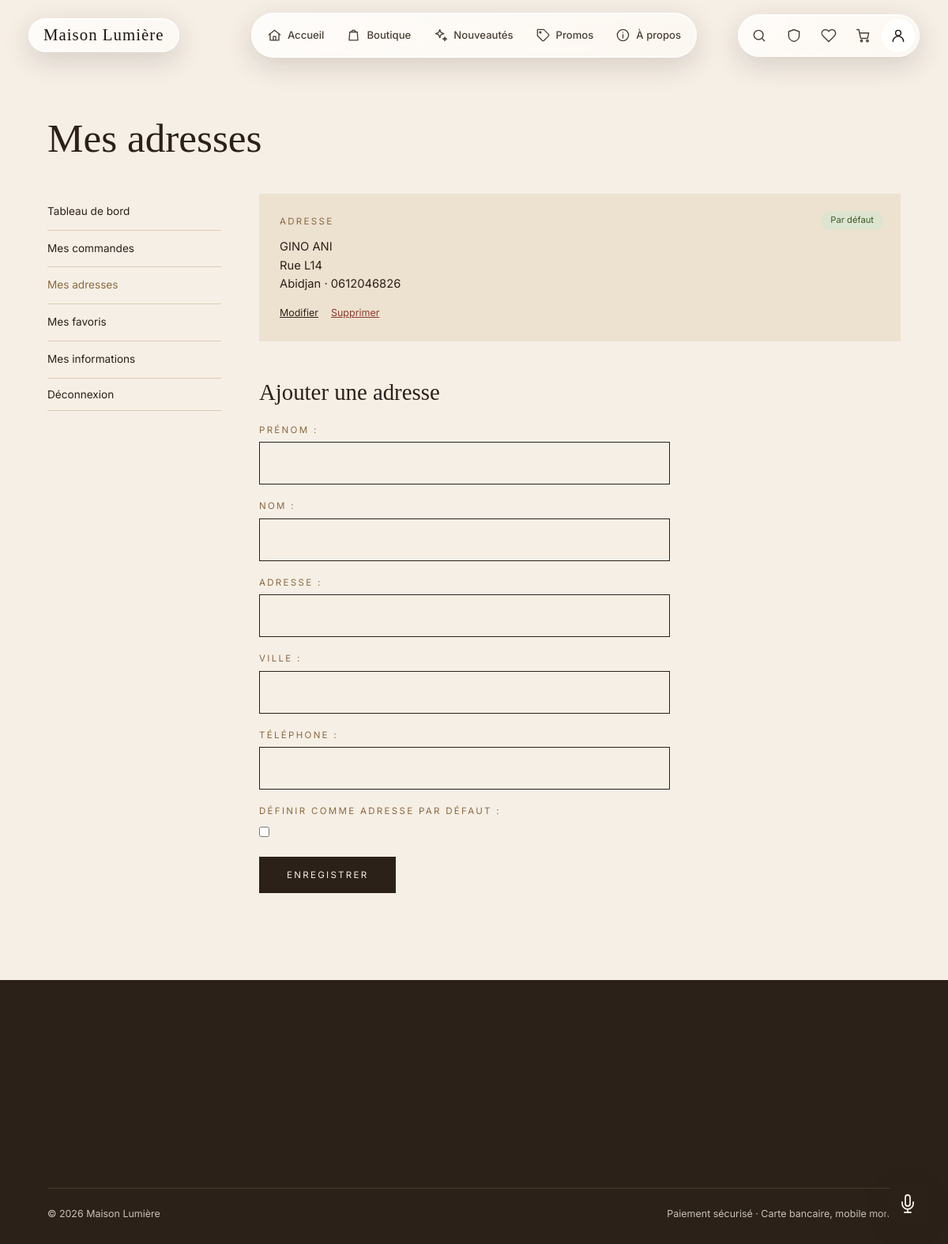
The app's page /compte/adresses/ (signed in) with its own data.
### utilisateurs/models.py (models this page shows, shortened)
class Adresse(models.Model):
    utilisateur = models.ForeignKey(
        settings.AUTH_USER_MODEL, on_delete=models.CASCADE, related_name='adresses'
    )
    prenom = models.CharField("prénom", max_length=100)
    nom = models.CharField(max_length=100)
    adresse = models.CharField(max_length=255)
    ville = models.CharField(max_length=100)
    telephone = models.CharField("téléphone", max_length=20)
    par_defaut = models.BooleanField("adresse par défaut", default=False)
    class Meta:
        verbose_name = "adresse"
        verbose_name_plural = "adresses"
        ordering = ['-par_defaut', '-id']

### utilisateurs/views.py (the view)
# urls.py: path('compte/adresses/', views.mes_adresses, name='mes_adresses'),
@login_required
def mes_adresses(request):
    if request.method == 'POST':
        form = AdresseForm(request.POST)
        if form.is_valid():
            adresse = form.save(commit=False)
            adresse.utilisateur = request.user
            adresse.save()
            messages.success(request, "Adresse ajoutée.")
            return redirect('utilisateurs:mes_adresses')
    else:
        form = AdresseForm()
    return render(request, 'utilisateurs/mes_adresses.html', {
        'adresses': request.user.adresses.all(),
        'form': form,
    })

### utilisateurs/forms.py
class AdresseForm(forms.ModelForm):
    class Meta:
        model = Adresse
        fields = ('prenom', 'nom', 'adresse', 'ville', 'telephone', 'par_defaut')
        labels = {'par_defaut': 'Définir comme adresse par défaut'}

### assistant/context_processors.py (called while the page is built)
def assistant(request):
    return {
        'assistant_actif': settings.ASSISTANT_ACTIF,
        'assistant_mode': settings.ASSISTANT_MODE,
    }

### favoris/context_processors.py (called while the page is built)
def favoris(request):
    if not request.user.is_authenticated:
        return {'favoris_ids': set(), 'favoris_quantite': 0}
    ids = set(
        Favori.objects.filter(utilisateur=request.user, produit__actif=True)
        .values_list('produit_id', flat=True)
    )
    return {'favoris_ids': ids, 'favoris_quantite': len(ids)}

### panier/context_processors.py (called while the page is built)
def panier(request):
    if not request.user.is_authenticated:
        return {'panier_quantite': 0}
    p = Panier.objects.filter(utilisateur=request.user).first()
    return {'panier_quantite': p.quantite_totale if p else 0}

### panier/models.py (called while the page is built)
    @property
    def quantite_totale(self):
        return self.lignes.filter(produit__actif=True).aggregate(total=Sum('quantite'))['total'] or 0

### utilisateurs/templates/utilisateurs/mes_adresses.html (shortened to what this page needs)
{% extends 'utilisateurs/compte_base.html' %}
{% block titre_page %}Mes adresses{% endblock %}
{% block contenu_compte %}
{% if adresses %}
<div class="cartes">
    {% for adresse in adresses %}
    <div class="carte-info">
        <span class="etiquette">Adresse</span>
        {% if adresse.par_defaut %}<span class="badge">Par défaut</span>{% endif %}
        <p>{{ adresse.prenom }} {{ adresse.nom }}<br>{{ adresse.adresse }}<br>{{ adresse.ville }} · {{ adresse.telephone }}</p>
        <div class="carte-actions">
            <a href="{% url 'utilisateurs:modifier_adresse' adresse.pk %}">Modifier</a>
            <form method="post" action="{% url 'utilisateurs:supprimer_adresse' adresse.pk %}">
                <button type="submit" class="danger">Supprimer</button>
            </form>
        </div>
    </div>
    {% endfor %}
</div>
{% else %}
<p>Aucune adresse enregistrée.</p>
{% endif %}
<h2>Ajouter une adresse</h2>
<form method="post" class="formulaire">
    {{ form.as_p }}
    <button type="submit" class="bouton">Enregistrer</button>
</form>
{% endblock %}

### static/css/style.css (style rules this page uses)
:root { --fond: #f6efe6; --sombre: #2b2118; --carte: #ede1d0; --bordure: #dccbb5; --texte-doux: #6d645b; --accent: #8a6a3f; --vert-doux: #dde5d0; --erreur: #8b3a2e; --police-titre: "Times New Roman", Times, Georgia, serif; --police-texte: Helvetica, Arial, sans-serif; }
* { box-sizing: border-box; margin: 0; padding: 0; }
body { font-family: var(--police-texte); font-size: 15px; line-height: 1.6; color: var(--sombre); background: var(--fond); }
a { color: inherit; text-decoration: none; }
h1, h2, h3, h4 { font-family: var(--police-titre); font-weight: 400; line-height: 1.15; }
.etiquette { font-size: .72rem; letter-spacing: .2em; text-transform: uppercase; color: var(--accent); }
.bouton { display: inline-block; background: var(--sombre); color: var(--fond); border: 1px solid var(--sombre); padding: 15px 34px; font-family: var(--police-texte); font-size: .72rem; letter-spacing: .2em; text-transform: uppercase; text-align: center; cursor: pointer; transition: background .2s, color .2s; }
.formulaire p { margin-bottom: 18px; }
.formulaire label { display: block; margin-bottom: 6px; font-size: .72rem; letter-spacing: .2em; text-transform: uppercase; color: var(--accent); }
.formulaire input, .formulaire textarea { width: 100%; padding: 14px; border: 1px solid var(--sombre); border-radius: 0; background: transparent; font: inherit; color: var(--sombre); }
.compte-contenu h2 { font-size: 1.8rem; margin-bottom: 22px; }
.compte-contenu h2:not(:first-child) { margin-top: 48px; }
.compte-contenu .formulaire { max-width: 520px; }
.cartes { display: grid; grid-template-columns: repeat(auto-fit, minmax(260px, 1fr)); gap: 18px; }
.carte-info { position: relative; background: var(--carte); padding: 26px; font-size: .92rem; }
.carte-info .etiquette { display: block; margin-bottom: 12px; }
.badge { position: absolute; top: 22px; right: 22px; background: var(--vert-doux); color: #3d5a2a; font-size: .7rem; padding: 3px 12px; border-radius: 20px; }
.carte-actions { display: flex; align-items: center; gap: 16px; margin-top: 14px; font-size: .78rem; }
.carte-actions form { display: inline; }
.carte-actions a, .carte-actions button { background: none; border: none; padding: 0; font: inherit; color: inherit; text-decoration: underline; cursor: pointer; }
.carte-actions .danger { color: var(--erreur); }
.formulaire input[type="checkbox"] { width: auto; margin-right: 8px; }
html { scroll-behavior: smooth; }
.bouton { position: relative; }

### static/css/nav-verre.css (style rules this page uses)
:root { --police-titre: "Instrument Serif", "Times New Roman", Times, Georgia, serif; --police-texte: "Inter", Helvetica, Arial, sans-serif; --verre-fond: linear-gradient(135deg, rgba(255, 255, 255, .82), rgba(255, 255, 255, .52)); --verre-bordure: rgba(255, 255, 255, .72); --verre-texte: #4a3f35; --verre-texte-fort: #1c140e; }
body { font-family: var(--police-texte); }

### records on screen
Adresse: par_defaut "Par défaut", prenom "GINO", nom "ANI", adresse "Rue L14", ville "Abidjan", telephone "0612046826"
